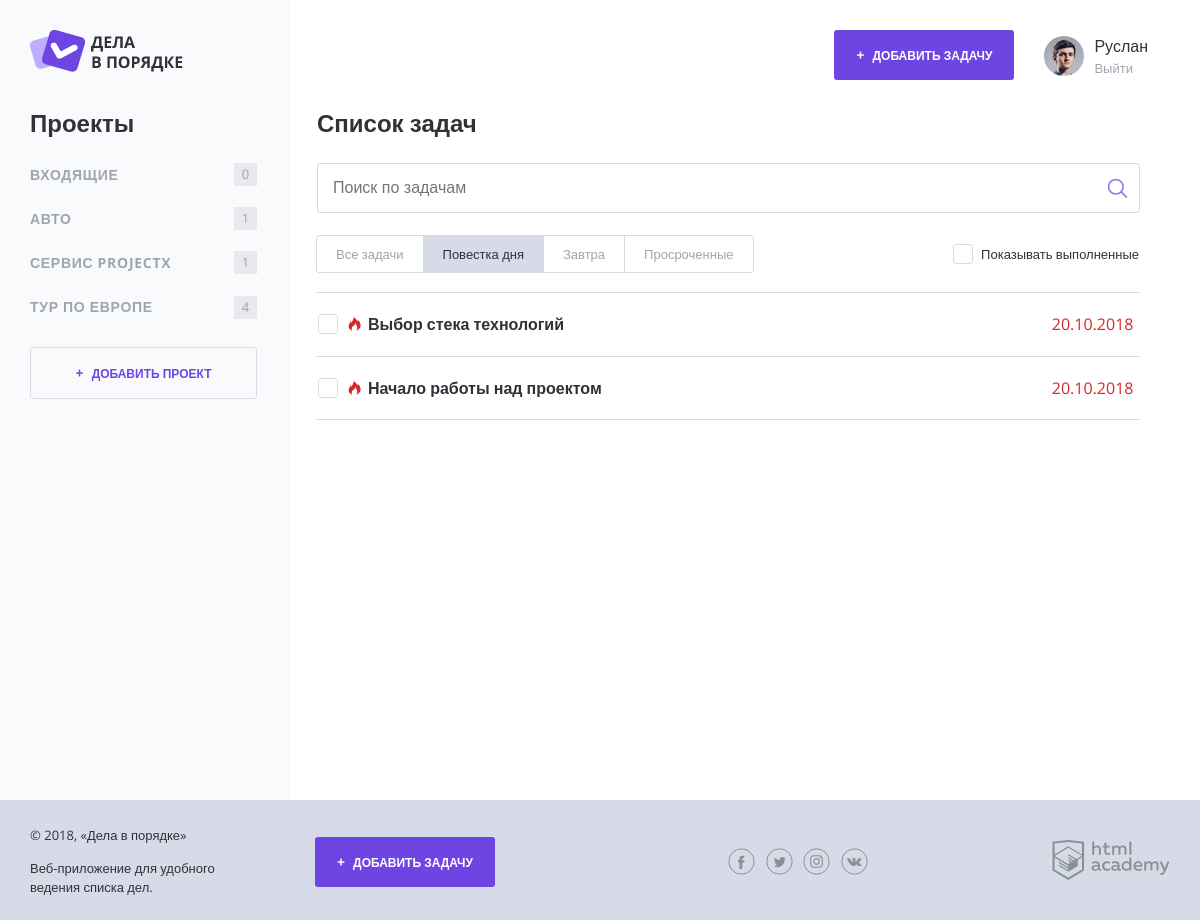
The app's page /index.php?filter=today (signed in) with its own data.
### tables this page shows
CREATE TABLE categories (
  id          INT         AUTO_INCREMENT,
  name        CHAR(64)   NOT NULL,
  creator_id  INT         NOT NULL,

  PRIMARY KEY (id),
  INDEX (creator_id)
);

CREATE TABLE tasks (
  id                   INT          AUTO_INCREMENT,
  name                 CHAR(255)    NOT NULL,
  category_id          INT          DEFAULT NULL,
  creator_id           INT          NOT NULL,
  creation             DATETIME     NOT NULL DEFAULT CURRENT_TIMESTAMP,
  deadline             DATETIME     DEFAULT NULL,
  attachment_label     CHAR(255)    DEFAULT NULL,
  attachment_filename  CHAR(255)    DEFAULT NULL,
  is_complete          TINYINT(1)   NOT NULL DEFAULT 0,  

  PRIMARY KEY (id),
  FULLTEXT INDEX (name),
  INDEX (category_id),
  INDEX (creator_id),
  INDEX (deadline)
);

### utils.php (called while the page is built, shortened)
<?php
  function fillView($viewFilename, $data = []) {
    $viewPath = VIEWS_DIRECTORY_PATH.$viewFilename;
    $view = '';
    if (is_readable($viewPath)) {
      extract($data);
      require_once($viewPath);
      $view = ob_get_clean();
    }
    return $view;
  }
  function shouldHighlightTask($datetime) {
    $deadlineDate = date('d.m.Y', strtotime($datetime));
    $currentDate = date('d.m.Y', time());
    return $deadlineDate === $currentDate;
  }
  function getEuropeanDateFormat($datetime) {
    return date('d.m.Y', strtotime($datetime));
  }
  function filterTodayTasks($tasks) {
    $today = date('d.m.Y', time());
    return array_filter($tasks, function($taskData) use ($today) {
      return $taskData['deadline'] &&
              date('d.m.Y', strtotime($taskData['deadline'])) === $today;
    });
  }

### model-workers.php (called while the page is built, shortened)
<?php
  require_once('./utils.php');
  function getCategories($databaseConnection, $userID) {
    $requestString = "SELECT id, name
                      FROM categories
                      WHERE creator_id = {$userID}";
    return downloadData($databaseConnection, $requestString);
  }
  function getTasks($databaseConnection, $userID) {
    $requestString = "SELECT id,
                              name,
                              category_id,
                              deadline,
                              attachment_label,
                              attachment_filename,
                              is_complete
                      FROM tasks
                      WHERE creator_id = {$userID}";
    return downloadData($databaseConnection, $requestString);
  }
  function downloadData($databaseConnection, $requestString, $parseMethod = PARSE_DATA_ALL) {
    $receivedData = $databaseConnection->query($requestString);
    switch ($parseMethod) {
      case PARSE_DATA_ALL:
        $adaptedData = $receivedData->fetch_all(MYSQLI_ASSOC);
        break;
    }
    $adaptedData = $adaptedData ? convertArrayStringsToNumbers($adaptedData) : [];
    return $adaptedData;
  }

### templates/sidebar-categories.php (the view)
<section class="content__side">
  <h2 class="content__side-heading">Проекты</h2>
  <nav class="main-navigation">
    <ul class="main-navigation__list">
      <?php foreach ($categories as $categoryData): ?>
        <li class="main-navigation__list-item">
          <a class="main-navigation__list-item-link" href="index.php?category_id=<?= $categoryData['id']; ?>">
            <?= strip_tags($categoryData['name']); ?>
          </a>
          <span class="main-navigation__list-item-count">
            <?= $categoryData['active_tasks']; ?>
          </span>
        </li>
      <?php endforeach; ?>
    </ul>
  </nav>
  <a class="button button--transparent button--plus content__side-button"
      href="add-category.php">
    Добавить проект
  </a>
</section>

### templates/content-index.php (shortened to what this page needs)
<main class="content__main">
  <h2 class="content__main-heading">Список задач</h2>
  <form class="search-form" action="index.php" method="get">
    <input class="search-form__input" type="text" name="search_query" placeholder="Поиск по задачам" value="">
    <input class="search-form__submit" type="submit" value="Искать">
  </form>
  <div class="tasks-controls">
    <nav class="tasks-switch">
      <?php
        $filterToTitle = [
          'all' => 'Все задачи',
          'today' => 'Повестка дня',
          'tomorrow' => 'Завтра',
          'expired' => 'Просроченные'
        ];
        foreach ($filterToTitle as $filter => $title) {
          $currentQueryParameters = [];
          $currentQueryParameters['filter'] = $filter;
      ?>
          <a class="tasks-switch__item
                    <?= $_SESSION['tasks_filter'] === $filter ? 'tasks-switch__item--active' : ''; ?>"
              href="index.php?<?= http_build_query($currentQueryParameters); ?>">
            <?= $title; ?>
          </a>
        <?php } ?>
    </nav>
    <label class="checkbox">
      <span class="checkbox__text">Показывать выполненные</span>
    </label>
  </div>
  <table class="tasks">
    <?php
      foreach ($tasks as $taskData):
        if (!$taskData['is_complete'] || $_SESSION['show_completed_tasks']):
    ?>
          <tr class="tasks__item task
                    <?= shouldHighlightTask($taskData['deadline']) ? 'task--important' : ''; ?>
                    <?= $taskData['is_complete'] ? 'task--completed' : ''; ?>">
            <td class="task__select">
              <label class="checkbox task__checkbox">
                <span class="checkbox__text"><?= strip_tags($taskData['name']); ?></span>
              </label>
            </td>
            <td class="task__file">
            </td>
            <td class="task__date"><?= getEuropeanDateFormat($taskData['deadline']); ?></td>
          </tr>
    <?php
        endif;
      endforeach;
    ?>
  </table>
</main>

### css/style.css (style rules this page uses)
html, body { height: 100%; word-wrap: break-word; overflow-wrap: break-word; word-break: break-word; }
body { position: relative; min-width: 1180px; font-size: 16px; font-family: "OpenSans", sans-serif; color: #31313a; }
a { text-decoration: none; }
.button { display: inline-block; width: 180px; padding: 17px 0; font-weight: 700; font-size: 12px; text-align: center; color: #ffffff; text-transform: uppercase; text-decoration: none; background-color: #6e45e2; border: 0; border-radius: 3px; }
.button--plus::before { content: "+"; margin-right: 5px; font-size: 14px; }
.button--transparent { color: #6e45e2; border: 1px solid #d7dbe8; }
.button--transparent, .button--transparent:hover, .button--transparent:focus, .button--transparent:active { background-color: transparent; }
.content__side { width: 260px; }
.content__side-heading { margin: 0; margin-bottom: 15px; }
.content__side-button { width: 225px; }
.main-navigation { margin-bottom: 18px; }
.main-navigation__list { margin: 0 0 0 -8px; padding: 0; list-style: none; }
.main-navigation__list-item { display: flex; align-items: center; font-size: 14px; color: #9fa4af; text-transform: uppercase; }
.main-navigation__list-item-link { flex-grow: 1; padding: 14px 8px; font-weight: bold; color: inherit; text-decoration: none; letter-spacing: 0.05em; }
.main-navigation__list-item-count { display: inline-block; min-width: 19px; min-height: 19px; margin-right: 33px; padding: 2px; font-size: 13px; line-height: 18px; text-align: center; background-color: #e8e9ee; }
.content__main { flex-grow: 1; padding: 0 30px 0 27px; }
.content__main-heading { margin: 0; margin-bottom: 25px; }
.search-form { position: relative; margin-bottom: 23px; }
.search-form__input { box-sizing: border-box; width: 100%; padding: 15px; border: 1px solid #d7dbe8; border-radius: 3px; }
.search-form__submit { position: absolute; top: 11px; right: 8px; width: 30px; height: 30px; font-size: 0; background: transparent url("../img/search.png") no-repeat 50% 50%; border: 0; }
.tasks-controls { display: flex; justify-content: space-between; align-items: center; margin-bottom: 19px; font-size: 13px; }
.tasks-controls .checkbox .checkbox__text { padding-top: 3px; padding-bottom: 3px; }
.tasks-switch { display: inline-flex; flex-wrap: nowrap; font-size: 13px; }
.tasks-switch__item:first-child { border-top-left-radius: 3px; border-bottom-left-radius: 3px; }
.tasks-switch__item:last-child { border-top-right-radius: 3px; border-bottom-right-radius: 3px; }
.tasks-switch__item { position: relative; display: flex; margin: -1px 0 0 -1px; padding: 9px 19px; line-height: 1.4; color: #9fa4af; white-space: nowrap; background-color: #ffffff; border: 1px solid #d7dbe8; }
.tasks-switch__item--active { color: #31313a; background-color: #d7dbe8; border-color: #d7dbe8; }
.checkbox { position: relative; display: inline-block; vertical-align: top; border: 1px solid transparent; }
.checkbox__text { position: relative; display: block; padding: 1px 0 1px 28px; }
.checkbox__text::before { content: ""; position: absolute; top: 0; left: 0; width: 18px; height: 18px; border: 1px solid #d7dbe8; border-radius: 3px; }
.checkbox__text::after { content: ""; position: absolute; top: 5px; left: 5px; display: none; width: 10px; height: 5px; border-bottom: 1px solid #7f5be5; border-left: 1px solid #7f5be5; transform: rotate(-50deg); }
.tasks { width: 100%; border-collapse: collapse; }
.tasks__item:first-child td { border-top: 1px solid #d7dbe8; }
.tasks__item td { padding: 20px 0; border-bottom: 1px solid #d7dbe8; }
.task__checkbox .checkbox__input + .checkbox__text { font-weight: bold; }
.task--important .task__date { color: #d82727; }
.task--important .task__select .task__checkbox::before { content: ""; position: absolute; top: 3px; left: 30px; width: 13px; height: 14px; background: url("../img/fire.png") no-repeat 0 0; }
.task--important .task__select .checkbox__text { padding-left: 50px; }
.task__select { position: relative; width: 476px; }
.task__file { width: 190px; }
.task__date { width: 80px; }

### records on screen
categories: name "АВТО", active_tasks "1"
categories: name "СЕРВИС PROJECTX", active_tasks "1"
categories: name "ТУР ПО ЕВРОПЕ", active_tasks "4"
tasks: name "Выбор стека технологий", deadline "20.10.2018"
tasks: name "Начало работы над проектом", deadline "20.10.2018"

### other values on screen
controlStringLength($_SESSION['user']['name'], 23) "Руслан"
strip_tags($categoryData['name']) "ВХОДЯЩИЕ"
$categoryData['active_tasks'] "0"
$title "Все задачи"
$title "Повестка дня"
$title "Завтра"
$title "Просроченные"
